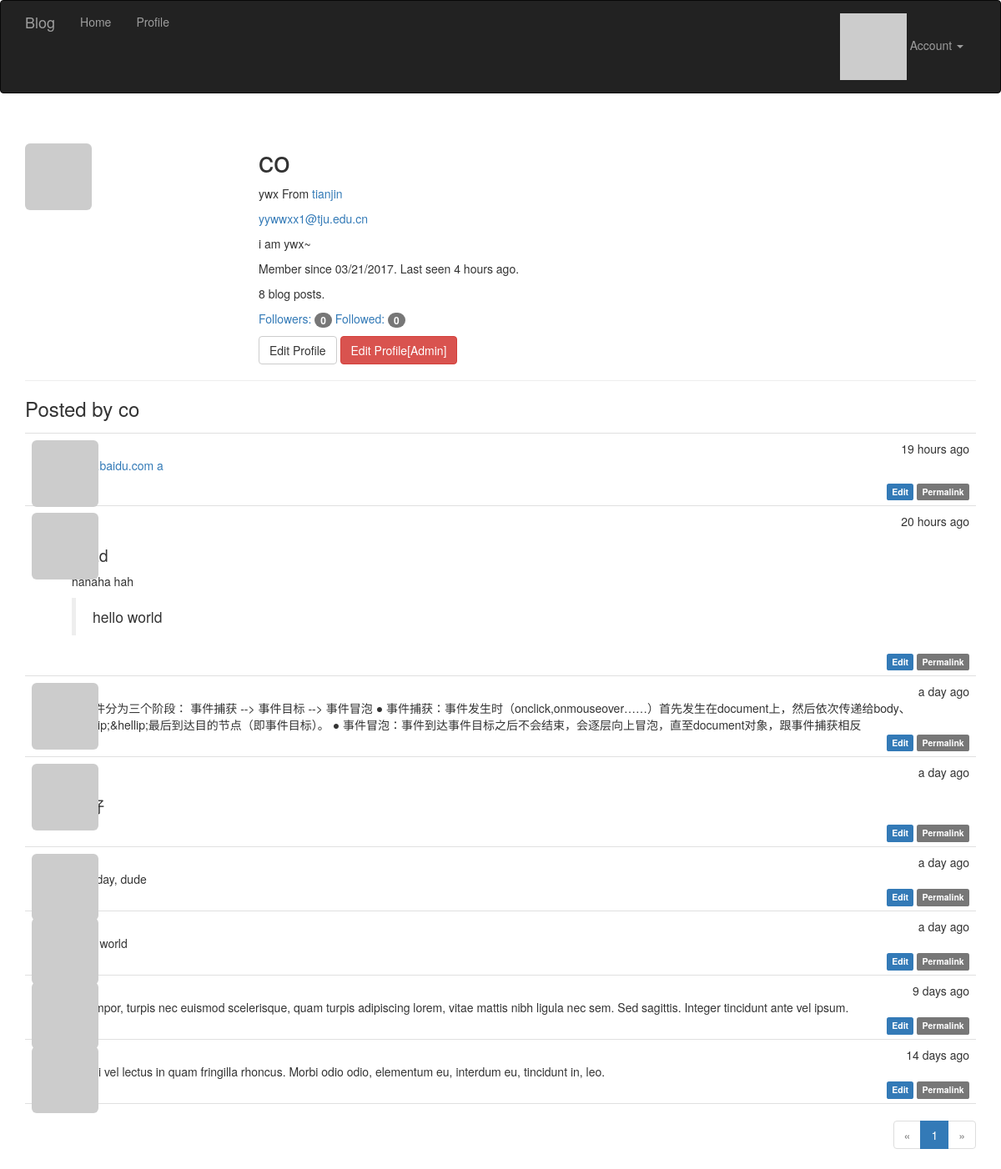
The app's page /user/co (signed in), older data.
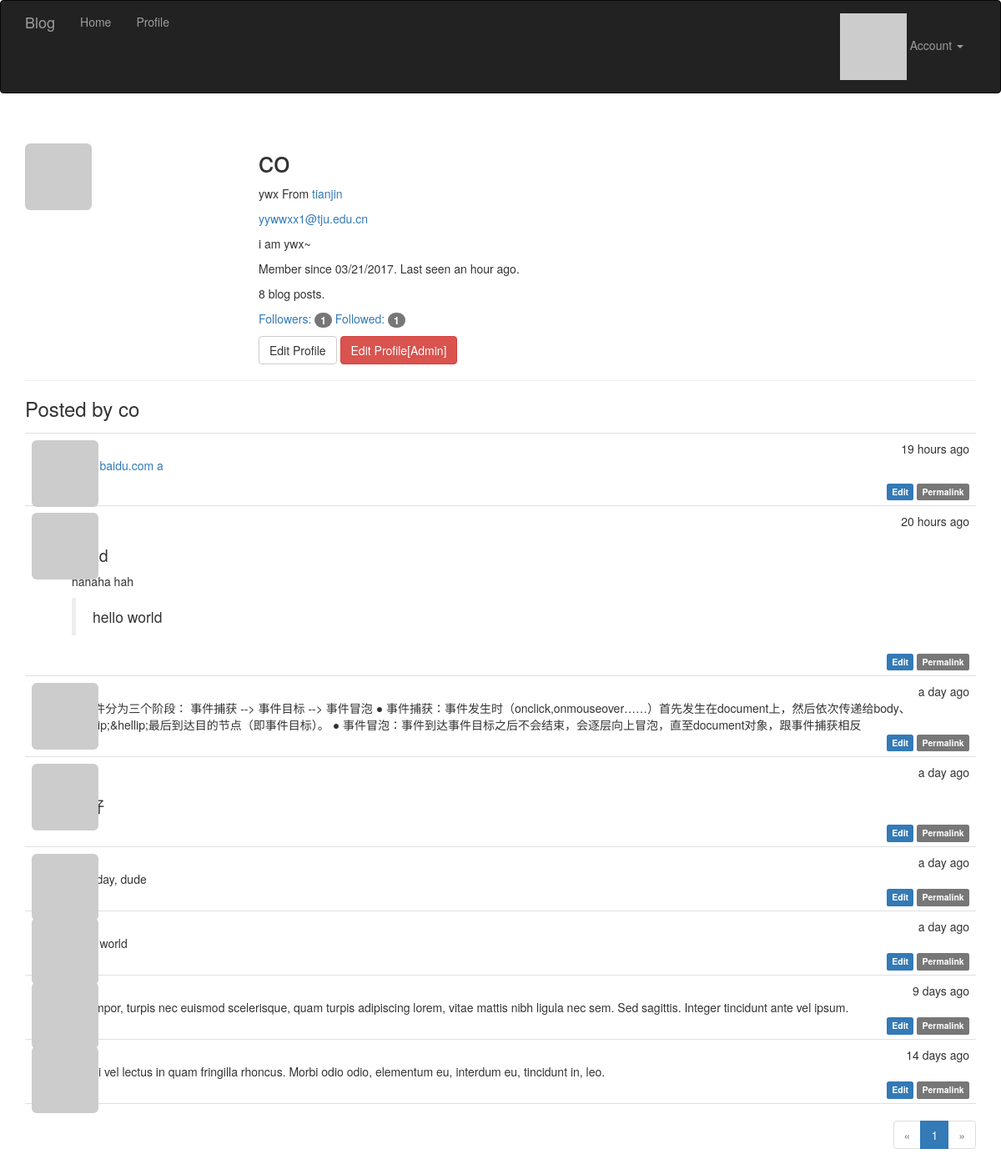
The same page, newer data.
### app/models.py (models this page shows, shortened)
class User(UserMixin, db.Model):
	__tablename__ = 'users'
	id = db.Column(db.Integer, primary_key=True)
	email = db.Column(db.String(64), unique=True, index=True)
	username = db.Column(db.String(64), unique=True, index=True)
	password_hash = db.Column(db.String(128))
	role_id = db.Column(db.Integer, db.ForeignKey('roles.id'))
	confirmed = db.Column(db.Boolean, default=False)
	name = db.Column(db.String(64))
	location = db.Column(db.String(64))
	about_me = db.Column(db.Text())
	member_since = db.Column(db.DateTime(), default=datetime.utcnow)
	last_seen = db.Column(db.DateTime(), default=datetime.utcnow)
	posts = db.relationship('Post', backref='author', lazy='dynamic')
	followed = db.relationship('Follow',foreign_keys=[Follow.follower_id],
			backref=db.backref('follower',lazy='joined'),
			lazy='dynamic',cascade='all, delete-orphan')
	followers = db.relationship('Follow', foreign_keys=[Follow.followed_id],
			backref=db.backref('followed',lazy='joined'),
			lazy='dynamic',cascade='all, delete-orphan')
	@property
	def password(self):
		raise AttributeError('password is not a readable attribute')
	@login_manager.user_loader #这个是登录模块的东西
	def load_user(user_id):
		return User.query.get(int(user_id)) #返回当前user对象，作为current_user
	def can(self, permissions):
		return self.role is not None and \
			(self.role.permissions & permissions) == permissions #权限判断巧妙
	def is_administrator(self):
		return self.can(Permission.ADMINISTER)
	def ping(self):
		self.last_seen = datetime.utcnow()
		db.session.add(self)
	def gravatar(self,size=100,default='identicon', rating='g'):
		if request.is_secure:
			url = 'https://secure.gravatar.com/avatar'
		else:
			url = 'http://gravatar.com/avatar'
		hash = hashlib.md5(self.email.encode('utf-8')).hexdigest()
		return '{url}/{hash}?s={size}&d={default}&r={rating}'.format(
			url=url,hash=hash,size=size,default=default,rating=rating)

class Post(db.Model):
	__tablename__='posts'
	id = db.Column(db.Integer, primary_key=True)
	body = db.Column(db.Text)
	body_html = db.Column(db.Text)
	timestamp = db.Column(db.DateTime, index=True, default=datetime.utcnow)
	author_id = db.Column(db.Integer, db.ForeignKey('users.id'))

### app/main/views.py (the view)
@main.route('/user/<username>')
def user(username):
	user = User.query.filter_by(username=username).first_or_404()
	page = request.args.get('page',1,type=int)
	pagination = user.posts.order_by(Post.timestamp.desc()).paginate(
			page, per_page=current_app.config['POSTS_PER_PAGE'], error_out=False)
	posts = pagination.items
	return render_template('user.html',user=user,posts=posts, pagination=pagination)

### app/auth/views.py (called while the page is built)
@auth.before_app_request #在全局的所有request之前，判断如果1.用户登录2.且未确认3.且请求的端点不在auth蓝本中,则强制跳转到unconfirm界面
def before_request():
	if current_user.is_authenticated:
		current_user.ping()
		if not current_user.confirmed \
			and request.endpoint \
			and request.endpoint[:5]!= 'auth.'\
			and request.endpoint != 'static':
			return redirect(url_for('auth.unconfirmed'))

### app/main/__init__.py (called while the page is built)
@main.app_context_processor #Permission类加入全局上下文卡，在所有模板中都可以全局访问
def inject_perssions():
	return dict(Permission=Permission)

### app/templates/user.html (shortened to what this page needs)
{% extends "base.html" %}
{% import "_macros.html" as macros %}
{% block page_content %}
<div class="page-header">
    <img class="img-rounded profile-thumbnail" src="{{user.gravatar(size=256)}}">
    <div class="profile-header">
        <h1>{{ user.username }}</h1>
        {% if user.name or user.location %}
        <p>
            {% if user.name %}{{ user.name }}{% endif %}
            {% if user.location %}
                From <a href="http://maps.google.com/?q={{ user.location }}">{{ user.location }}</a>
            {% endif %}
        </p>
        {% endif %}
        {% if current_user.is_administrator() %}
        <p><a href="mailto:{{ user.email }}">{{ user.email }}</a></p>
        {% endif %}
        {% if user.about_me %}<p>{{ user.about_me }}</p>{% endif %}
        <p>Member since {{ moment(user.member_since).format('L') }}. Last seen {{ moment(user.last_seen).fromNow() }}.</p>
        <p>{{user.posts.count()}} blog posts.</p>
        <p>
            <a href="{{url_for('.followers', username=user.username)}}">Followers: <span class="badge">{{user.followers.count() -1}}</span></a>
            <a href="{{url_for('.followed_by', username=user.username)}}">Followed: <span class="badge">{{user.followed.count() -1}}</span></a>
        </p>
        <p>
            {%if user == current_user %}
            <a class="btn btn-default" href="{{url_for('.edit_profile')}}">Edit Profile</a>
            {% endif %}
            {% if current_user.is_administrator()%}
            <a class="btn btn-danger" href="{{url_for('.edit_profile_admin',id=user.id)}}" >Edit Profile[Admin]</a>
            {% endif %}
        </p>
    </div>
</div>
<h3>Posted by {{user.username}}</h3>
{% include '_posts.html'%}
{% if pagination %}
<div class="pagination">
    {{ macros.pagination_widget(pagination, '.user', username=user.username) }}
</div>
{% endif %}
{% endblock %}

### app/templates/base.html (shortened to what this page needs)
{% extends "bootstrap/base.html" %}
{% import "bootstrap/wtf.html" as wtf%}
{% block head %}
{{ super() }}
<link rel="stylesheet" type="text/css" href="{{url_for('static',filename= 'style.css')}}">
{% endblock %}
{% block navbar %}
<div class="navbar navbar-inverse" role="navigation" >
	<div class="container">
		<div class="navbar-header">
			<a href="/" class="navbar-brand">Blog</a>
		</div>
		<div class="navbar-collapse collapse">
			<ul class="nav navbar-nav">
				<li><a href="/">Home</a></li>
				{% if current_user.is_authenticated %}
				<li><a href="{{url_for('main.user',username=current_user.username) }}">Profile</a></li>
				{% endif %}
			</ul>
			<ul class="nav navbar-nav navbar-right">
				{%if current_user.is_authenticated %}
				<li class="dropdown">
					<a href="#" class="dropdown-toggle" data-toggle="dropdown">
						<img src="{{ current_user.gravatar(size=18)}}">
						Account <b class="caret"></b>
					</a>
				</li>
				{% else %}
				<li><a href="{{ url_for('auth.login') }}">Sign In</a></li>
				{% endif %}
			</ul>
		</div>
	</div>
</div>
{% endblock %}
{% block content %}
<div class="container">
	{% block page_content %}{% endblock %}
</div>
{% endblock %}

### app/templates/_macros.html
{% macro pagination_widget(pagination, endpoint)%}
<ul class="pagination">
	<li {% if not pagination.has_prev %}class="disabled" {% endif %}>
		<a href="{% if pagination.has_prev %}{{url_for(endpoint,page=pagination.prev_num, **kwargs)}}{% else %}#{% endif %}">
			&laquo;
		</a>
	</li>
	{% for p in pagination.iter_pages() %}
	{% if p %}
		{% if p == pagination.page %}
		<li class="active">
			<a href="{{url_for(endpoint,page=p, **kwargs)}}">{{p}}</a>
		</li>
		{% else %}
		<li>
			<a href="{{url_for(endpoint,page=p, **kwargs)}}">{{p}}</a>
		</li>
		{% endif %}
	{% else %}
	<li class="disabled"><a href="#"> &hellip;</a></li>
	{% endif %}
	{% endfor %}
	<li {% if not pagination.has_next %} class="disabled" {% endif %}>
		<a href="{% if pagination.has_next %}{{url_for(endpoint,page=pagination.next_num, **kwargs)}}{% else %}#{% endif %}">
			&raquo;
		</a>
	</li>
</ul>
{% endmacro %}

### app/templates/_posts.html
<ul class="posts">
    {% for post in posts %}
    <li class="post">
        <div class="post-thumbnail">
            <a href="{{ url_for('.user', username=post.author.username) }}">
                <img class="img-rounded profile-thumbnail" src="{{ post.author.gravatar(size=40) }}">
            </a>
        </div>
        <div class="post-content">
            <div class="post-date">{{ moment(post.timestamp).fromNow() }}</div>
            <div class="post-author"><a href="{{ url_for('.user', username=post.author.username) }}">{{ post.author.username }}</a></div>
            <div class="post-body">
                {% if post.body_html%}
                {{post.body_html | safe}}
                {% else %}
                {{post.body}}
                {% endif %}
            </div>
            <div class="post-footer">
                {% if current_user == post.author %}
                    <a href="{{url_for('.edit',id=post.id)}}">
                        <span class="label label-primary">Edit</span>
                    </a>
                {% elif current_user.is_administrator() %}
                    <a href="{{url_for('.edit',id=post.id)}}">
                        <span class="label label-danger">Edit [Admin]</span>
                    </a>
                {% endif %}
                <a href="{{url_for('.post',id=post.id)}}">
                    <span class="label label-default">Permalink</span>
                </a>
            </div>
        </div>
    </li>
    {% endfor %}
</ul>

### app/static/style.css (style rules this page uses)
.profile-thumbnail { position: absolute; }
.profile-header { min-height: 260px; margin-left: 280px; }
ul.posts { list-style-type: none; padding: 0px; margin: 16px 0px 0px 0px; border-top: 1px solid #e0e0e0; }
ul.posts li.post { padding: 8px; border-bottom: 1px solid #e0e0e0; }
div.post-date { float: right; }
div.post-author { font-weight: bold; }
div.post-thumbnail { position: absolute; }
div.post-content { margin-left: 48px; min-height: 48px; }
div.pagination { width: 100%; text-align: right; padding: 0px; margin: 0px; }
div.post-footer { text-align: right; }
.post-body h1 { font-size: 140%; }

Row changes from the older to the newer data that the page shows:
changed User "co": last_seen "4 hours ago" → "an hour ago"
Text that changed along with them:
{{ user.followers.count() -1 }}: "0" → "1"
{{ user.followed.count() -1 }}: "0" → "1"
